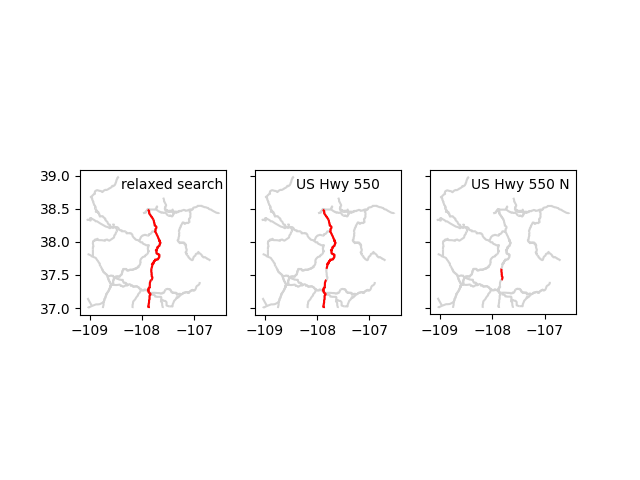

Write the Python code that produced this figure.
'''
investigate "missing" data for Hwy 550 in sw CO
it's missing b/c a short section *in the middle*
is called US Hwy 550 N!
'''

import sys,os,subprocess

import geopandas as gpd
import matplotlib.pyplot as plt

script_name = __file__.split('.')[0]

# get roads for FIPS 08 (Colorado)
fn = 'tl_2020_08_prisecroads.zip'
HOME = os.path.expanduser('~')
p = HOME + '/data/prisecroads/' + fn
gdf = gpd.read_file(p)

# crop roads to the southwest corner
gdf = gdf.cx[-109:-107,37:38.5]

def f(e,t,strict=True):
    if strict:
        return e == t
    else:
        return t in e

sel = [f(e,'550',strict=False) for e in gdf['FULLNAME']]
relaxed = gdf[sel]

sel = [f(e,'US Hwy 550') for e in gdf['FULLNAME']]
US550 = gdf[sel]

sel = [f(e,'US Hwy 550 N') for e in gdf['FULLNAME']]
US550N = gdf[sel]

L = list(set(list(gdf['FULLNAME'])))
for e in sorted(L):
    if '550' in e:
        print(e)

fig,axes = plt.subplots(1,3)
for ax in axes:
    gdf.plot(ax=ax,color='lightgray')

ax = axes[0]
relaxed.plot(ax=ax,color='red')
ax.text(-108.4,38.8,'relaxed search')

ax = axes[1]
ax.yaxis.set_tick_params(labelleft=False)
US550.plot(ax=ax,color='red')
ax.text(-108.4,38.8,'US Hwy 550')

ax = axes[2]
ax.yaxis.set_tick_params(labelleft=False)
US550N.plot(ax=ax,color='red')
ax.text(-108.4,38.8,'US Hwy 550 N')

ofn = script_name + '.png'
plt.savefig(ofn)
subprocess.run(['open','-a','Preview',ofn])

'''
> p3 missing.py
US Hwy 550
US Hwy 550 N
>
'''
